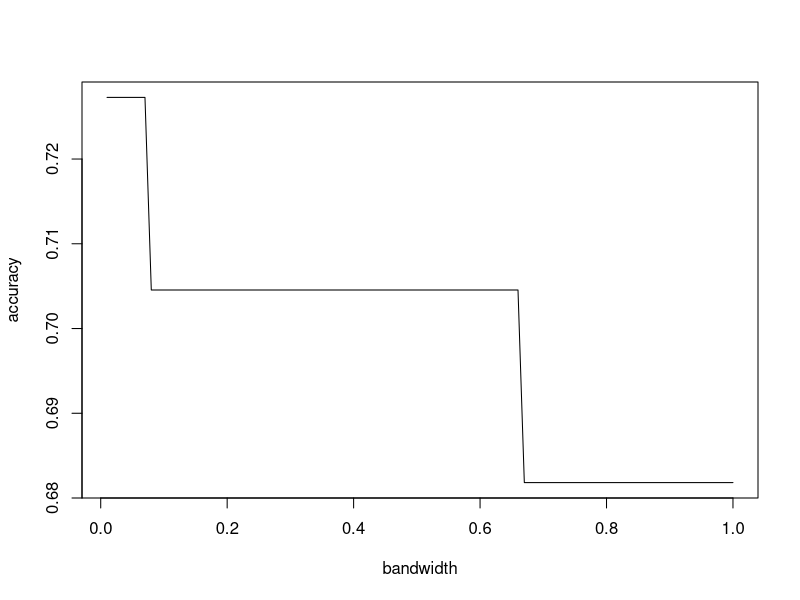

Generate this figure with R:

#For reproducibility
set.seed(1)
#Importing the data

data <- iris
data <- data[,c(1,5)] #only keep one attribute for simplicity
#Dividing data into train and test set
sample <- sample(seq(1,2), size = nrow(data), replace = TRUE, prob = c(0.7,0.3))
data_train <- data[sample == 1, ]
data_test <- data[sample == 2, ]

acc <- rep(-1,100)
bwvec <- seq(from = 0.01, to = 1, by = 0.01)
for(j in 1:100){

#Computing the densities and using them for classification
denshat1 <- density(data[which(data$Species == "setosa"),1], bw = bwvec[j])
densfct1 <- approxfun(denshat1$x,denshat1$y, rule = 2)
denshat2 <- density(data[which(data$Species == "versicolor"),1], bw = bwvec[j])
densfct2 <- approxfun(denshat2$x, denshat2$y, rule = 2)
denshat3 <- density(data[which(data$Species == "virginica"),1], bw = bwvec[j])
densfct3 <- approxfun(denshat3$x,denshat3$y, rule = 2)

#Computing the predicted value and accuracy
count <- 0
for(i in 1:length(data_test[,1]) ){
  y1 <- densfct1(data_test[i,1])
  y2 <- densfct2(data_test[i,1])
  y3 <- densfct3(data_test[i,1])
  if(y1 == max(c(y1,y2,y3))){
    if(data_test[i,2] == "setosa"){
      count <- count + 1
    }
  }else if(y2 == max(c(y1,y2,y3))){
    if(data_test[i,2] == "versicolor"){
      count <- count + 1
    }
  }else if(y3 == max(c(y1,y2,y3))){
    if(data_test[i,2] == "virginica"){
      count <- count + 1
    }
  }
}
acc[j] <- count/length(data_test[,1])
}
plot(bwvec, acc, xlab = "bandwidth", ylab = "accuracy", type = "l")
